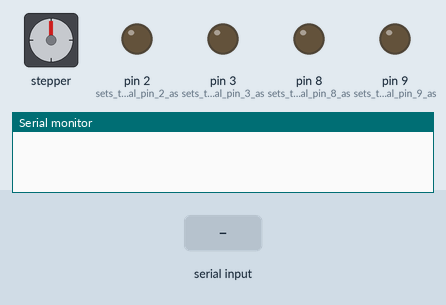
A sketch run on a simulated Arduino Uno, built with avr-gcc and run on an emulated ATmega328P. On the bench: stepper motor, output pins drawn as LEDs (lit = HIGH), the last lines printed to the serial monitor. Wiring (inferred from the names in the program): stepper motor (2048 steps per turn assumed): coils pin 4, pin 5, pin 6, pin 7. Inputs (shaded band) come from the test bench. Pins used as bus, display or sensor lines are not drawn.

Above: at 1.2 s.
1.3 s: "O" received over Serial
At 1.6 s:
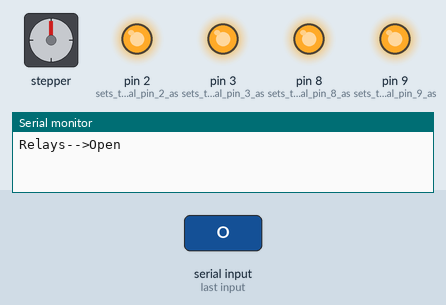
2.8 s: "C" received over Serial
At 3.9 s:
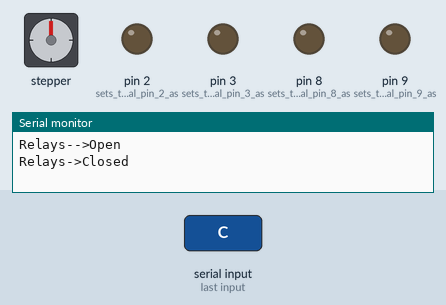
Timing chart, 0 to 5.8 s (numbered marks = the images above; inputs shaded):
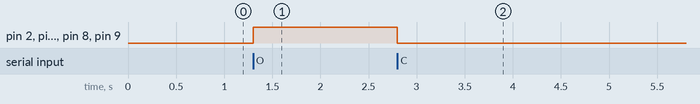

The sketch:

Open-Close-relays-respond-to-O-or-C.ino
```cpp
// REV A SVM 08/17/2021
// Program to send a command of "C" to close relays on a relay board or "O" to open the relays
// Close pulls the IO lines low.  So the circuit will be used as a sink for the relay coil.
// Open pulls the IO lines High.
// the arduino acknowledges the status of the relays with a 13 character word
// History
// 08/17/2021 Initial version open and close all channels at the same time


void setup()

{


  // For comunicating with the serial port on at 19200 baud rate

  Serial.begin(19200);
  // set digital pins 2 to 9 to outputs
  pinMode(2, OUTPUT);    // sets the digital pin 2 as output
  pinMode(3, OUTPUT);    // sets the digital pin 3 as output
  pinMode(4, OUTPUT);    // sets the digital pin 4 as output
  pinMode(5, OUTPUT);    // sets the digital pin 5 as output
  pinMode(6, OUTPUT);    // sets the digital pin 6 as output
  pinMode(7, OUTPUT);    // sets the digital pin 7 as output
  pinMode(8, OUTPUT);    // sets the digital pin 8 as output
  pinMode(9, OUTPUT);    // sets the digital pin 9 as output

}

// This starts the main program - a loop that looks for the letter "R" from the serial connection.
// If a "O"== 79 is received the Arduino will reply with opening relays else if "C" == 67 is received it will close the relays.


void loop()
  {
  // int val = 0;
  if (Serial.available() >0)
     {
    int val = Serial.read();

    if (val==79) // 79 is equal to "O"
       {
        for (int i = 2 ; i < 10; i++)
        {
         digitalWrite(i, HIGH);
         delayMicroseconds(10); //microseconds
        }
        delay(50); // wait 50 ms
        Serial.println("Relays-->Open");
       }
       else if (val == 67) //67 is equal to "C"
       {
        for (int i = 2 ; i < 10; i++)
        {
         digitalWrite(i, LOW);
         delayMicroseconds(10); //microseconds
        }
        delay(50); // wait 50 ms
        Serial.println("Relays->Closed");
       }
      } // end of if serial is available

  }

// end of program
```

Measured:
- after the input at 1.3 s, pin 2 (sets_the_digital_pin_2_as), pin 3 (sets_the_digital_pin_3_as), pin 8 (sets_the_digital_pin_8_as), pin 9 (sets_the_digital_pin_9_as): LOW → HIGH at once
- after the input at 2.8 s, pin 2 (sets_the_digital_pin_2_as), pin 3 (sets_the_digital_pin_3_as), pin 8 (sets_the_digital_pin_8_as), pin 9 (sets_the_digital_pin_9_as): HIGH → LOW at once
